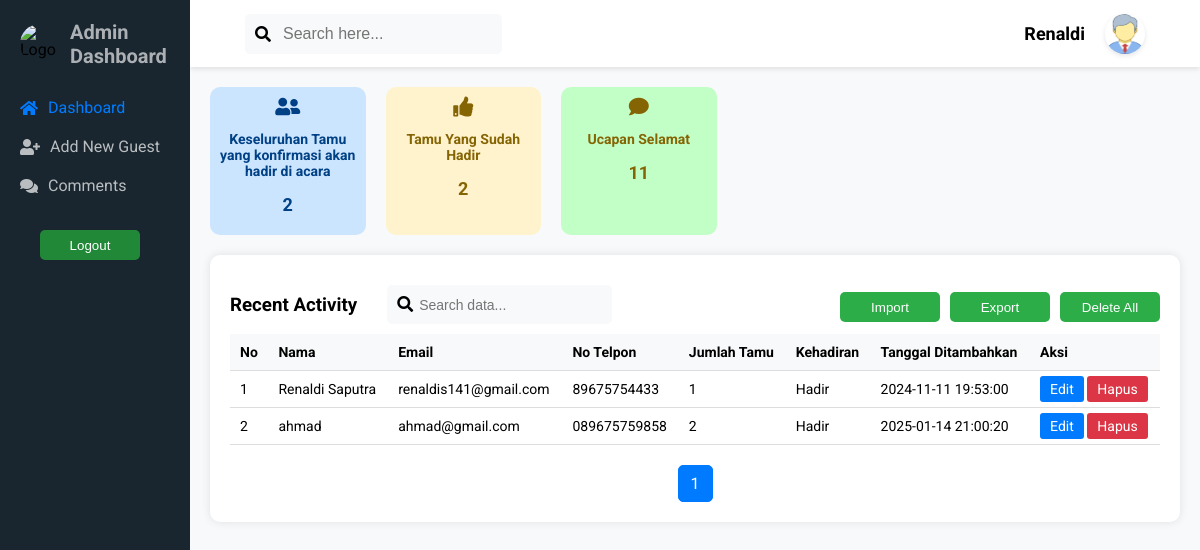
The page /Admin/dashboard_modern.php?page_comments=3 (signed in) on the database its author committed.
### tables this page shows
CREATE TABLE `users` (
  `id` int(11) NOT NULL,
  `name` varchar(30) NOT NULL,
  `username` varchar(30) NOT NULL,
  `password` varchar(255) NOT NULL,
  `is_admin` tinyint(1) NOT NULL DEFAULT 0,
  `created_at` timestamp NOT NULL DEFAULT current_timestamp()
);

CREATE TABLE `guests` (
  `id` int(11) NOT NULL,
  `code_rsvp` varchar(20) NOT NULL,
  `name` varchar(50) NOT NULL,
  `email` varchar(50) NOT NULL,
  `phone` varchar(15) DEFAULT NULL,
  `guests_count` int(11) DEFAULT NULL,
  `notes` text DEFAULT NULL,
  `is_present` tinyint(1) DEFAULT 0,
  `confirm` tinyint(1) DEFAULT 0,
  `created_at` datetime NOT NULL DEFAULT current_timestamp()
);

### Admin/dashboard_modern.php (the view, shortened to what this page needs)
<?php
$connection = getConnection();
$sql = "SELECT * FROM users WHERE id = ?";
$stmt = $connection->prepare($sql);
$stmt->execute([$_SESSION['user_id']]);
$admin = $stmt->fetch();
$sql = "SELECT * FROM guests WHERE confirm = 1 ORDER BY created_at ASC";
$stmt = $connection->query($sql);
$guests = $stmt->fetchAll();
$sqlPresent = "SELECT * FROM guests WHERE is_present = 1 ORDER BY created_at ASC";
$stmt = $connection->query($sqlPresent);
$guestsPresent = $stmt->fetchAll();
$guestsPresentCount = count($guestsPresent);
$guestsCount = count($guests);
$search = isset($_GET['search']) ? $_GET['search'] : '';
$limit = 4;
$page = isset($_GET['page']) ? (int)$_GET['page'] : 1;
$offset = ($page - 1) * $limit;
$sqlCount = "SELECT COUNT(*) AS total FROM guests WHERE (name LIKE ? OR email LIKE ? OR phone LIKE ? OR is_present LIKE ?)AND confirm = 1";
$stmtCount = $connection->prepare($sqlCount);
$searchTerm = '%' . $search . '%';
$stmtCount->execute([$searchTerm, $searchTerm, $searchTerm, $searchTerm]);
$totalGuests = $stmtCount->fetchColumn();
$totalPages = ceil($totalGuests / $limit);
$sql = "SELECT * FROM guests
        WHERE (name LIKE ? OR email LIKE ? OR phone LIKE ? OR is_present LIKE ?)
        AND confirm = 1
        ORDER BY created_at ASC
        LIMIT ? OFFSET ?";
$stmt = $connection->prepare($sql);
$stmt->bindValue(1, $searchTerm, PDO::PARAM_STR);
$stmt->bindValue(2, $searchTerm, PDO::PARAM_STR);
$stmt->bindValue(3, $searchTerm, PDO::PARAM_STR);
$stmt->bindValue(4, $searchTerm, PDO::PARAM_STR);
$stmt->bindValue(5, $limit, PDO::PARAM_INT);
$stmt->bindValue(6, $offset, PDO::PARAM_INT);
$stmt->execute();
$guests = $stmt->fetchAll();
$totalComments = $connection->query("SELECT COUNT(*) FROM guests")->fetchColumn();
?>
<!DOCTYPE html>
<html lang="id">
<head>
    <link href="https://cdnjs.cloudflare.com/ajax/libs/font-awesome/5.15.3/css/all.min.css" rel="stylesheet" />
    <link rel="stylesheet" href="dashboard.css">
    <link rel="stylesheet" href="./assets/style/dashboard-addGuest.css">
    <link rel="stylesheet" href="./assets/style/dashboard-importFile.css">
    <link rel="stylesheet" href="./assets/style/comment.css">
</head>
<body>
    <div class="container">
        <div class="sidebar">
            <div class="logo">
                <img alt="Logo"
                    src="https://storage.googleapis.com/a1aa/image/wKCqZGXRdV7wGN6NZuLBqea0KQ02hWyuUwuJPg5z2s4qGy3JA.jpg"
                    width="40" height="40" />
                <span>Admin Dashboard</span>
            </div>
            <ul class="menu">
                <li><a class="active" href="#"><i class="fas fa-home"></i> Dashboard</a></li>
                <li><a href="#"><i class="fas fa-user-plus"></i> Add New Guest</a></li>
                <li><a href="#"><i class="fas fa-comments"></i> Comments</a></li>
            </ul>
            <button class="btn green" id="logout-button">Logout</button>
        </div>
        <div class="main-content">
            <div class="header">
                <div class="header-item">
                    <div class="search-bar">
                        <i class="fas fa-search"></i>
                        <input type="text" placeholder="Search here..." />
                    </div>
                    <div class="profile">
                        <h3><?= htmlspecialchars($admin['name']) ?></h3>
                        <img src="assets/img/profile.png" alt="Profile Picture" width="40" height="40">
                    </div>
                </div>
            </div>
            <main class="main">
                <section class="main-dashboard">
                <div class="dashboard">
                    <div class="card AllGuests">
                        <i class="fas fa-user-friends"></i>
                        <h3>Keseluruhan Tamu yang konfirmasi akan hadir di acara</h3>
                        <h2><?= $guestsCount ?></h2>
                    </div>
                    <div class="card presentGuest">
                        <i class="fas fa-thumbs-up"></i>
                        <h3>Tamu Yang Sudah Hadir</h3>
                        <h2><?= $guestsPresentCount ?></h2>
                    </div>
                    <div class="card comments">
                        <i class="fas fa-comment"></i>
                        <h3>Ucapan Selamat</h3>
                        <h2><?= $totalComments ?></h2>
                    </div>
                </div>
                <div class="recent-activity">
                    <div class="topbar">
                        <div class="top">
                            <h3>Recent Activity</h3>
                            <form method="GET" action="">
                            <div class="search-data">
                                <i class="fas fa-search"></i>
                                <input type="text" name="search" placeholder="Search data..." onkeypress="if(event.keyCode === 13) { this.form.submit(); }"/>
                            </div>
                            </form>
                        </div>
                        <div class="button">
                                <button class="btn greenLight" id="button-import">Import</button>
                            <?php if ($guestsCount > 0): ?>
                                <form method="POST" class="form">
                                    <button class="btn greenLight" type="submit" name="export_guests" value="Ekspor menjadi CSV">Export</button>
                                </form>
                            <?php else: ?>
                                <form method="#" class="form">
                                    <button class="btn greenLight" type="submit" name="export_guests" value="Ekspor menjadi CSV" disabled>Export</button>
                                </form>
                            <?php endif; ?>
                            <?php if($guestsCount > 0): ?>
                            <form method="POST" class="form">
                            <button class="btn greenLight" type="submit" name="delete_all_guests" value="Hapus Semua Tamu" onclick="return confirm('Apakah Anda yakin ingin menghapus semua tamu?');">
                                    Delete All</button>
                            </form>
                            <?php endif?>
                        </div>
                    </div>
                    <?php if($guestsCount>0):?>
                    <table>
                    <thead>
                        <tr>
                            <th>No</th>
                            <th>Nama</th>
                            <th>Email</th>
                            <th>No Telpon</th>
                            <th>Jumlah Tamu</th>
                            <th>Kehadiran</th>
                            <th>Tanggal Ditambahkan</th>
                            <th>Aksi</th>
                        </tr>
                    </thead>
                    <tbody>
                    <?php $counter = 1; foreach ($guests as $guest): ?>
                        <tr>
                            <td><?= $counter++; ?></td>
                            <td><?php echo htmlspecialchars($guest['name']); ?></td>
                            <td><?php echo htmlspecialchars($guest['email']); ?></td>
                            <td><?php echo htmlspecialchars($guest['phone']); ?></td>
                            <td><?php echo htmlspecialchars($guest['guests_count']); ?></td>
                            <td><?php echo htmlspecialchars($guest['is_present'] == 0 ? "belum hadir" : "Hadir"); ?></td>
                            <td><?php echo htmlspecialchars($guest['created_at']); ?></td>
                            <td>
                                <a href="edit_guest.php?id=<?php echo $guest['id']; ?>" class="btn edit">Edit</a>
                                <a href="delete_guest.php?id=<?php echo $guest['id']; ?>" class="btn delete" onclick="return confirm('Apakah Anda yakin ingin menghapus tamu ini?');">Hapus</a>
                            </td>
                        </tr>
                    <?php endforeach; ?>
                        </tbody>
                    </table>
                    <?php else:?>
                        <h1>No Data</h1>
                    <?php endif;?>
                <div class="pagination">
                    <?php for ($i = 1; $i <= $totalPages; $i++): ?>
                        <a href="?page=<?= $i ?>" class="btn <?= $page == $i ? 'active' : '' ?>"><?= $i ?></a>
                    <?php endfor; ?>
                </div>
                </div>
                </section>
            </main>
        </div>
    </div>
</body>
</html>

### Admin/dashboard.css (style rules this page uses)
body { font-family: "Roboto", sans-serif; margin: 0; padding: 0; background-color: #f8f9fa; }
.container { display: flex; height: 100vh; }
.sidebar { width: 150px; background-color: #19262f; padding: 20px; box-shadow: 0 0 10px rgba(0, 0, 0, 0.1); }
.sidebar .logo { display: flex; align-items: center; margin-bottom: 30px; }
.sidebar .logo img { width: 40px; height: 40px; border-radius: 50%; margin-right: 10px; }
.sidebar .logo span { font-size: 20px; font-weight: 700; color: rgba(255, 255, 255, 0.639); }
.sidebar .menu { list-style: none; padding: 0; }
.sidebar .menu li { margin-bottom: 20px; }
.sidebar .menu li a { text-decoration: none; color: #ffffffb2; font-size: 16px; display: flex; align-items: center; }
.sidebar .menu li a i { margin-right: 10px; }
.sidebar .menu li a.active { color: #007bff; }
.main-content { flex: 1; background-color: #f8f9fa; overflow-y: hidden; }
.main-dashboard { padding: 20px; }
.header { background-color: #fff; display: flex; justify-content: center; padding: 5px; box-shadow: 0 2px 5px rgba(0, 0, 0, 0.1); }
.main-content .header-item { width: 90%; margin: 0px; display: flex; align-items: center; justify-content: space-between; }
.main-content .header .search-bar { display: flex; align-items: center; background-color: #f8f9fa; padding: 10px; border-radius: 5px; }
.main-content .header .search-bar input { border: none; outline: none; margin-left: 10px; font-size: 16px; background-color: #f8f9fa; }
.main-content .header .profile { display: flex; align-items: center; gap: 20px; }
.main-content .header .profile h3 { font-size: 18px; }
.main-content .header .profile img { width: 40px; height: 40px; border-radius: 50%; box-shadow: 0 2px 5px rgba(0, 0, 0, 0.1); }
.main-dashboard .dashboard { display: flex; justify-content: start; margin-bottom: 20px; gap: 20px; }
.main-dashboard .dashboard .card { width: 15%; padding: 5px; border-radius: 10px; text-align: center; font-size: 12px; }
.main-dashboard .dashboard .card i { font-size: 20px; margin-top: 5px; }
.main-dashboard .dashboard .card.AllGuests { background-color: #cce5ff; color: #004085; }
.main-dashboard .dashboard .card.presentGuest { background-color: #fff3cd; color: #856404; }
.main-dashboard .dashboard .card.comments { background-color: #c2ffc7; color: #856404; }
.main-dashboard .recent-activity { background-color: #fff; padding: 20px; border-radius: 10px; box-shadow: 0 0 10px rgba(0, 0, 0, 0.1); overflow-y: scroll; }
.main-dashboard .recent-activity table { width: 100%; border-collapse: collapse; }
.main-dashboard .recent-activity table th, .main-dashboard .recent-activity table td { padding: 10px; text-align: left; border-bottom: 1px solid #ddd; font-size: 14px; }
.main-dashboard .recent-activity table th { background-color: #f8f9fa; }
.main-dashboard .recent-activity .topbar { display: flex; justify-content: space-between; }
.main-dashboard .recent-activity .topbar .button { display: flex; align-items: center; gap: 10px; }
.topbar .top { display: flex; align-items: center; gap: 30px; }
.main-dashboard .recent-activity .topbar .search-data { background-color: #f8f9fa; padding: 10px; border-radius: 5px; }
.main-dashboard .recent-activity .topbar .search-data input { border: none; outline: none; font-size: 14px; background-color: #f8f9fa; }
.btn.green, .btn.back { color: white; background-color: #218838; margin-top: 15px; margin-bottom: 10px; width: 100px; height: 30px; border: none; cursor: pointer; border-radius: 5px; }
.btn.greenLight { color: white; background-color: #2cad48; margin-top: 15px; margin-bottom: 10px; width: 100px; height: 30px; border: none; cursor: pointer; border-radius: 5px; }
.sidebar button { border-width: 20%; margin-left: 20px; }
.btn { padding: 5px 10px; border-radius: 3px; color: white; }
.btn.edit { background-color: #007bff; }
.btn.delete { background-color: #dc3545; }
a { text-decoration: none; color: #007bff; }
button { padding: 10px 20px; background-color: #28a745; color: white; border: none; border-radius: 5px; cursor: pointer; width: 50%; transition: background-color 0.3s; }
.pagination { display: flex; justify-content: center; margin-top: 20px; }
.pagination a { margin: 0 5px; padding: 8px 12px; background-color: #f8f9fa; border: 1px solid #ddd; border-radius: 5px; text-decoration: none; color: #2196f3; }
.pagination a.active { background-color: #007bff; color: #fff; border: 1px solid #007bff; }

### rows shown on the page
users: name "Renaldi"
guests: name "Renaldi Saputra", email "renaldis141@gmail.com", phone "89675754433", guests_count "1", is_present "Hadir", created_at "2024-11-11 19:53:00"
guests: name "ahmad", email "ahmad@gmail.com", phone "089675759858", guests_count "2", is_present "Hadir", created_at "2025-01-14 21:00:20"

### other values the page prints
$guestsCount "2"
$guestsPresentCount "2"
$totalComments "11"
